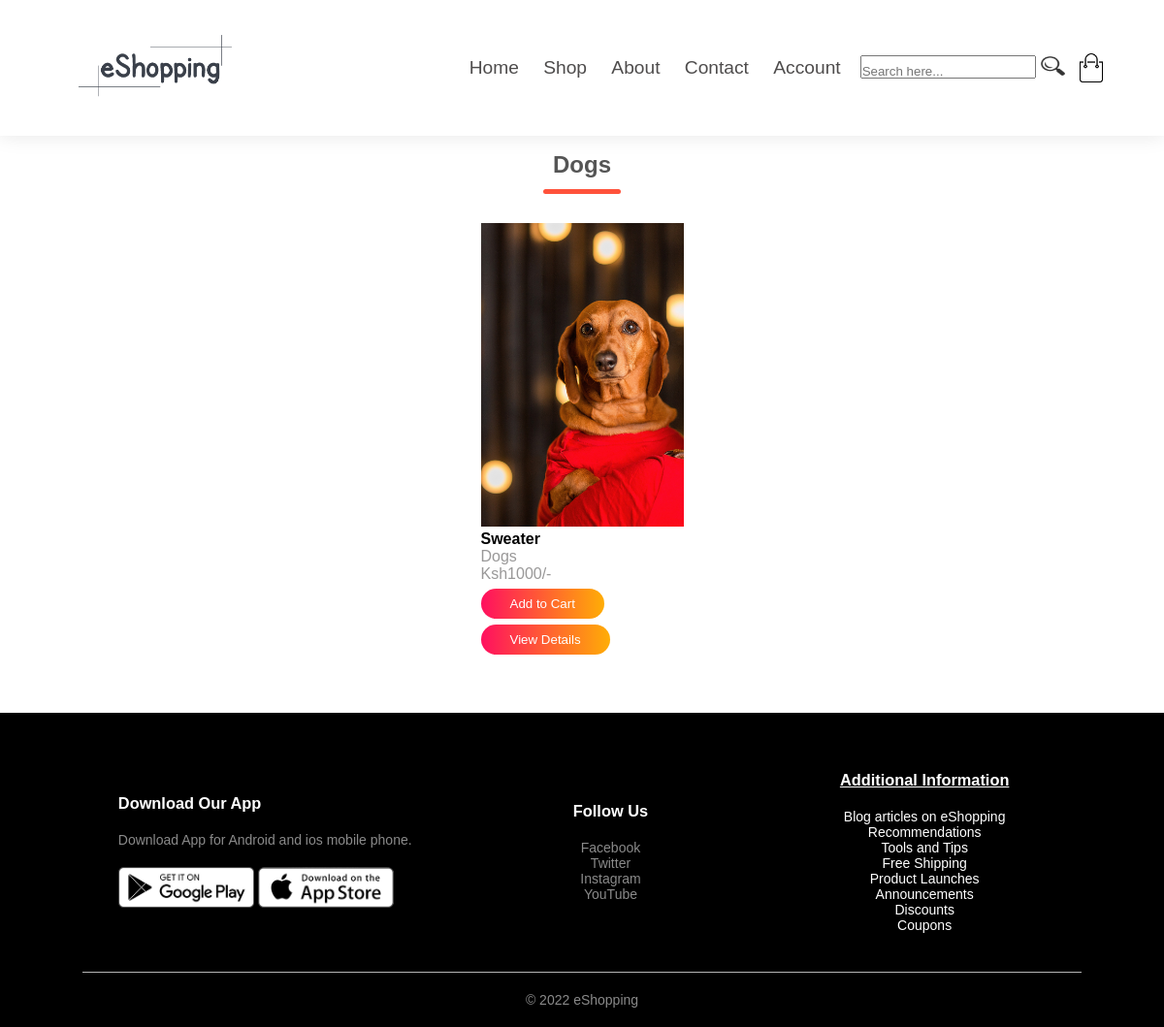
The app's page /Account/Dogs.php with its own data.
### tables this page shows
CREATE TABLE `tbl_product` (
  `product_id` int(11) NOT NULL,
  `product_name` varchar(25) DEFAULT NULL,
  `product_description` text DEFAULT NULL,
  `product_image` varchar(40) DEFAULT NULL,
  `unit_price` double DEFAULT NULL,
  `available_quantity` int(11) DEFAULT NULL,
  `subcategory_name` text DEFAULT NULL,
  `category_name` text NOT NULL,
  `product_keywords` varchar(50) NOT NULL,
  `created_at` datetime DEFAULT current_timestamp(),
  `updated_at` datetime DEFAULT current_timestamp(),
  `added_by` int(11) DEFAULT NULL,
  `is_deleted` int(11) DEFAULT NULL
);

### Account/Dogs.php (the view, shortened to what this page needs)
<?php
require("connection.php");
mysqli_query($conn, "DELETE FROM product");
?>
<!DOCTYPE html>
<html lang="en">
<head>
    <link rel="stylesheet" href="Products.css">
</head>
<body>
<div class="header">
    <div class="container">
        <div class="navbar">
            <a href="../Homepage/home.php">
            <div class="logo">
                <img src="../Homepage/Logo.png" width="200px">
            </div>
            </a>
            <nav>
                <ul id="MenuItems">
                    <li><a href="../Homepage/home.php">Home</a></li>
                    <li><a href="../Homepage/Shoppage.php">Shop</a></li>
                    <li><a href="../About/About.php">About</a></li>
                    <li><a href="../Contact%20Us/Contact.php">Contact</a></li>
                    <li><a href="../Account/Account.php">Account</a></li>
                </ul>
        </nav>
        <form action="../Homepage/results.php" class="" method="get">
                    <input type="search" name="user_query" placeholder="Search here..." class="searchbar">
                    <button type="submit" name="search" class="btn2"><img src="../Account/Searchicon.png" class="icon" id="image"></button>
                </form>
            <img onclick="window.location.href='../Account/Cart.php';" src="../eShopping/images/cart.png" width="30px" height="30px">
        </div>
    </div>
</div>
<?php
   $select = mysqli_query($conn, "SELECT * FROM tbl_product WHERE subcategory_name='Dogs'");
?>
<div class="small-container">
    <h2 class="title">Dogs</h2>
    <div class="row">
       <?php while($row = mysqli_fetch_assoc($select)){ ?>
        <form action="" method="post">
        <div class="col-4">
        <img class="image" src="uploaded_img/<?php echo $row['product_image']; ?>" height="100" alt="">
            <h4><?php echo $row['product_name']; ?></h4>
            <p><?php echo $row['subcategory_name']; ?></p>
            <p>Ksh<?php echo $row['unit_price']; ?>/-</p>
            <input type="submit" class="btn" value="Add to Cart" name="add_to_cart"><br>
            <input type="submit" class="btn" value="View Details" name="add_to_product">
        </div>
        </form>
        <?php } ?>
    </div>
</div>
<div class="footer">
    <div class="small-container">
        <div class="row">
            <div class="footer-col-1">
                <h3>Download Our App</h3>
                <p>Download App for Android and ios mobile phone.</p>
                <div class="app-logo">
                    <img src="../eShopping/images/play-store.png">
                    <img src="../eShopping/images/app-store.png">
                </div>
            </div>
            <div class="footer-col-4">
                <h3>Follow Us</h3>
                <ul>
                    <li>
                        Facebook
                    </li>
                    <li>
                        Twitter
                    </li>
                    <li>
                        Instagram
                    </li>
                    <li>
                        YouTube
                    </li>
                </ul>
            </div>
            <div class="footer-col-3">
                <h3>Additional Information</h3>
                <ul>
                    <li>
                        <a href="../Content/Blog articles on eShopping.html">Blog articles on eShopping</a>
                    </li>
                    <li>
                        <a href="../Content/Recommendations.html">Recommendations</a>
                    </li>
                    <li>
                        <a href="../Content/Tools%20and%20Tips.html">Tools and Tips</a>
                    </li>
                    <li>
                        <a href="../Offers/Free%20Shipping.html">Free Shipping</a>
                    </li>
                    <li>
                        <a href="../Updates/Product%20Launches.html">Product Launches</a>
                    </li>
                    <li>
                        <a href="../Updates/Announcements.html">Announcements</a>
                    </li>
                    <li>
                        <a href="../Offers/Discounts.html">Discounts</a>
                    </li>
                    <li>
                        <a href="../Offers/Coupons.html">Coupons</a>
                    </li>
                </ul>
            </div>
        </div>
        <hr>
        <p class="copyright">&#169; 2022 eShopping</p>
    </div>
</div>
</body>
</html>

### Account/Products.css (style rules this page uses)
* { margin: 0; padding: 0; box-sizing: border-box; }
body { font-family: 'Quicksand', sans-serif; }
.header { box-shadow: 0 0 20px 0px rgba(0, 0, 0, 0.1); }
.navbar { font-size: 120%; width: 90%; margin: auto; padding: 14.8px 0; display: flex; align-items: center; justify-content: space-between; }
nav { flex: 1; text-align: right; }
nav ul { display: inline-block; list-style-type: none; }
nav ul li { display: inline-block; margin-right: 20px; position: relative; }
nav ul li a { width:180px; height:60px; text-decoration: none; color: rgb(78, 76, 76); }
.navbar ul li::after { content: ''; height: 3px; width: 0; background: #6a6969; position: absolute; left: 0; bottom: -10px; transition: 0.5s; }
.title { text-align: center; margin: 0 auto 80px; position: relative; line-height: 60px; color: #555; margin-bottom: 2%; }
.title::after { content: ''; background: #ff523b; width: 80px; height: 5px; border-radius: 5px; position: absolute; bottom: 0; left: 50%; transform: translateX(-50%); }
.btn { display: inline-block; background: linear-gradient(to right,#ff105f,#ffad06); color: #fff; padding: 8px 30px; margin: 30px 0; border-radius: 30px; transition: background 0.5s; margin-bottom: 0px; margin-top: 6px; border:none; }
.icon { height: 20px; width: 25px; margin-left:0px; margin-right: 12px; }
.btn2 { background-color: #fff; border: none; text-decoration: none; }
.searchbar { width:auto; height: 24px; padding-top: 10px; padding-bottom: 2px; }
.small-container { max-width: 1080px; margin: auto; padding-left: 25px; padding-right: 25px; }
.row { display: flex; align-items: center; flex-wrap: wrap; justify-content: space-around; }
.col-4 p { color: rgba(110, 108, 108, 0.7); }
.col-4 { flex-basis: 25%; padding: 10px; min-width: 200px; margin-bottom: 50px; transition: transform 0.5s; }
.col-4 img { width: 100%; height:100%; }
img { max-width: 100%; height: auto; }
.image { width:209px !important; height: 313px !important; }
.footer { background: #000; color: #8a8a8a; font-size: 14px; padding: 60px 0 20px; }
.footer p { color: #8a8a8a; }
.footer h3 { color: #fff; margin-bottom: 20px; }
.footer-col-1, .footer-col-2, .footer-col-3, .footer-col-4 { min-width: 250px; margin-bottom: 20px; }
.footer-col-1 { flex-basis: 30%; }
.footer-col-3, .footer-col-4 { flex-basis: 12%; text-align: center; }
.footer-col-3 h3 { text-decoration: underline; }
ul { list-style-type: none; }
.app-logo { margin-top: 20px; }
.app-logo img { width: 140px; }
.footer hr { border: none; background: #b5b5b5; height: 1px; margin: 20px 0; }
a { text-decoration: none; color: rgb(255, 255, 255); }
.copyright { text-align: center; }

### records on screen
tbl_product: product_image (picture), product_name "Sweater", subcategory_name "Dogs", unit_price "1000"
